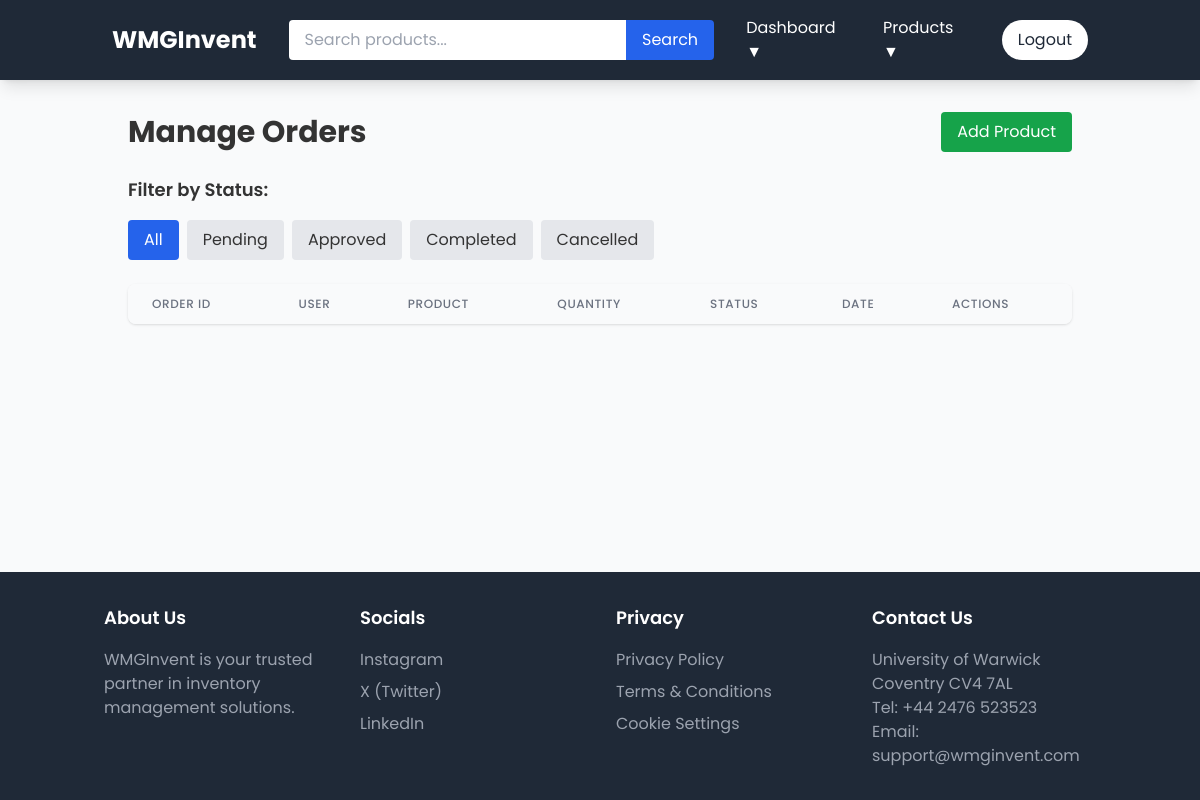
Before: /dashboard/orders (signed in) with the older database file.
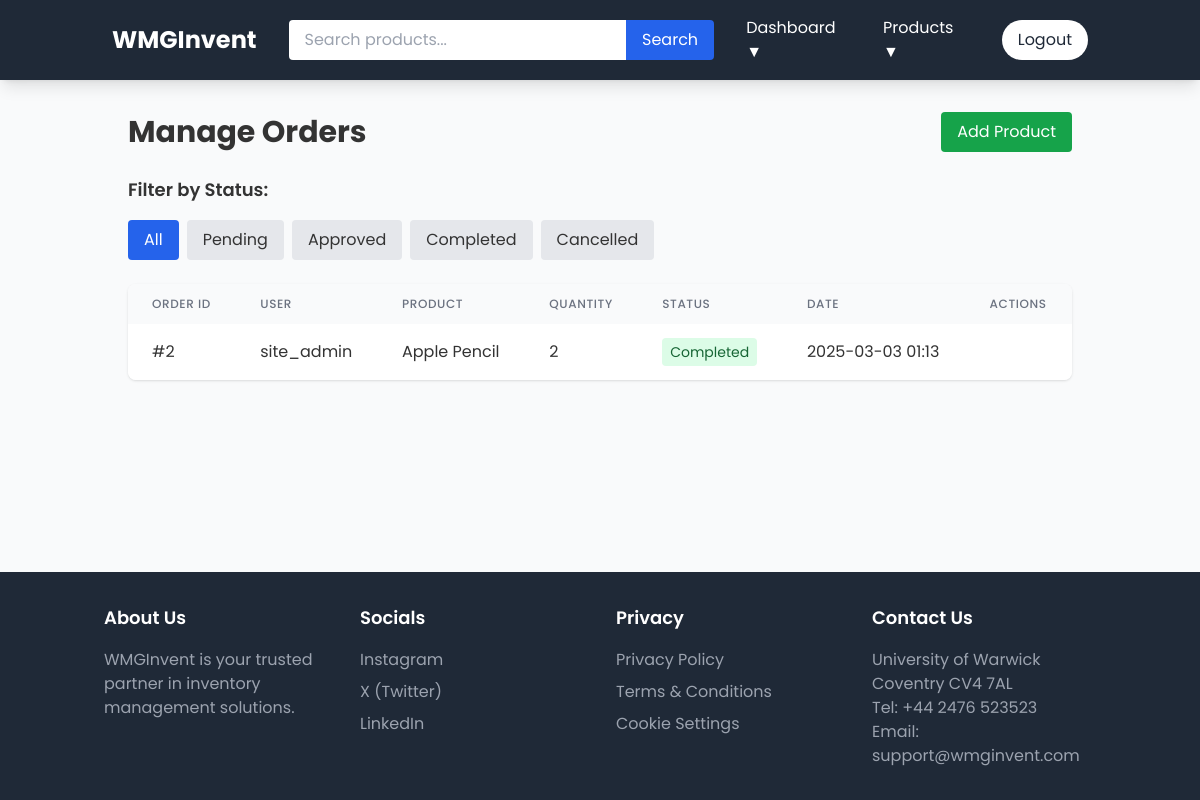
After: the same page with the newer database file.
### app/models/order.py (models this page shows, shortened)
class Order(db.Model):
    id = db.Column(db.Integer, primary_key=True)
    user_id = db.Column(db.Integer, db.ForeignKey('user.id'), nullable=False)      # Customer who placed the order
    product_id = db.Column(db.Integer, db.ForeignKey('product.id'), nullable=False) # Product being ordered
    quantity = db.Column(db.Integer, nullable=False)                               # Quantity ordered
    status = db.Column(db.String(20), default='pending')  # pending, approved, completed, cancelled
    created_at = db.Column(db.DateTime, default=datetime.utcnow)                   # When order was placed
    updated_at = db.Column(db.DateTime, default=datetime.utcnow, onupdate=datetime.utcnow) # Last status update
    user = db.relationship('User', backref='orders')      # Access orders via user.orders
    product = db.relationship('Product', backref='orders') # Access orders via product.orders

### app/models/user.py (models this page shows, shortened)
class User(UserMixin, db.Model):
    id = db.Column(db.Integer, primary_key=True)
    username = db.Column(db.String(64), unique=True, nullable=False)  # Unique username for login
    email = db.Column(db.String(120), unique=True, nullable=False)    # Unique email for contact
    password_hash = db.Column(db.String(128))                         # Securely stored password hash
    role = db.Column(db.String(20), nullable=False, default='user')   # Role-based access control
    def can_manage_stock(self):
        return self.role in ['admin', 'site_admin']
    def can_manage_users(self):
        return self.role == 'site_admin'
    def can_delete_orders(self):
        return self.role == 'site_admin'

### app/models/product.py (models this page shows, shortened)
class Product(db.Model):
    id = db.Column(db.Integer, primary_key=True)
    name = db.Column(db.String(128), nullable=False)                     # Product name (required)
    description = db.Column(db.Text)                                     # Product description
    price = db.Column(db.Float, nullable=False)                          # Product price (required)
    stock_level = db.Column(db.Integer, default=0)                       # Current inventory count
    min_stock_level = db.Column(db.Integer, default=10)                  # Threshold for reordering
    category_id = db.Column(db.Integer, db.ForeignKey('category.id'), nullable=False)  # Product category
    image_url = db.Column(db.String(512))                                # For storing direct image URLs
    created_at = db.Column(db.DateTime, default=datetime.utcnow)         # Creation timestamp
    updated_at = db.Column(db.DateTime, default=datetime.utcnow, onupdate=datetime.utcnow)  # Last update

### app/routes/admin.py (the view)
@bp.route('/orders')
@login_required
def orders():
    if not current_user.can_manage_stock():
        flash('You do not have permission to manage orders')
        return redirect(url_for('main.index'))
    status_filter = request.args.get('status')
    page = request.args.get('page', 1, type=int)
    query = Order.query
    if status_filter:
        query = query.filter_by(status=status_filter)
    orders = query.order_by(Order.created_at.desc()).paginate(page=page, per_page=20)
    return render_template('admin/orders.html', orders=orders)

### app/__init__.py (called while the page is built)
def create_app(config_class=Config):
    app = Flask(__name__)  # Use built-in static folder in app/static
    app.config.from_object(config_class)
    db.init_app(app)
    login_manager.init_app(app)
    migrate.init_app(app, db)
    csrf.init_app(app)
    login_manager.login_view = 'auth.login'
    login_manager.login_message_category = 'info'
    from app.models.category import Category
    @app.context_processor
    def inject_categories():
        return dict(categories=Category.query.all())
    from app.routes import auth, main, products, admin, orders, reorders
    app.register_blueprint(auth.bp)
    app.register_blueprint(main.bp)
    app.register_blueprint(products.bp)
    app.register_blueprint(admin.bp)
    app.register_blueprint(orders.bp)
    app.register_blueprint(reorders.bp)
    print(f"Static folder path: {app.static_folder}")
    return app

### app/models/user.py (called while the page is built)
@login_manager.user_loader
def load_user(id):
    return User.query.get(int(id))

### app/templates/admin/orders.html (shortened to what this page needs)
{% extends "base.html" %}
{% block content %}
<div class="container mx-auto px-4">
    <div class="flex justify-between items-center mb-6">
        <h1 class="text-3xl font-bold">Manage Orders</h1>
        <a href="{{ url_for('products.create') }}"
           class="bg-green-600 text-white px-4 py-2 rounded hover:bg-green-700">
            Add Product
        </a>
    </div>
    <div class="mb-6">
        <div class="flex flex-wrap gap-2">
            <h3 class="text-lg font-semibold w-full mb-2">Filter by Status:</h3>
            <a href="{{ url_for('admin.orders') }}"
               class="px-4 py-2 rounded {% if not request.args.get('status') %}bg-blue-600 text-white{% else %}bg-gray-200{% endif %}">
                All
            </a>
            {% for status in ['pending', 'approved', 'completed', 'cancelled'] %}
            <a href="{{ url_for('admin.orders', status=status) }}"
               class="px-4 py-2 rounded {% if request.args.get('status') == status %}bg-blue-600 text-white{% else %}bg-gray-200{% endif %}">
                {{ status|title }}
            </a>
            {% endfor %}
        </div>
    </div>
    <div class="bg-white rounded-lg shadow overflow-hidden">
        <table class="min-w-full">
            <thead class="bg-gray-50">
                <tr>
                    <th class="px-6 py-3 text-left text-xs font-medium text-gray-500 uppercase tracking-wider">Order ID</th>
                    <th class="px-6 py-3 text-left text-xs font-medium text-gray-500 uppercase tracking-wider">User</th>
                    <th class="px-6 py-3 text-left text-xs font-medium text-gray-500 uppercase tracking-wider">Product</th>
                    <th class="px-6 py-3 text-left text-xs font-medium text-gray-500 uppercase tracking-wider">Quantity</th>
                    <th class="px-6 py-3 text-left text-xs font-medium text-gray-500 uppercase tracking-wider">Status</th>
                    <th class="px-6 py-3 text-left text-xs font-medium text-gray-500 uppercase tracking-wider">Date</th>
                    <th class="px-6 py-3 text-left text-xs font-medium text-gray-500 uppercase tracking-wider">Actions</th>
                </tr>
            </thead>
            <tbody class="bg-white divide-y divide-gray-200">
                {% for order in orders.items %}
                <tr>
                    <td class="px-6 py-4 whitespace-nowrap">#{{ order.id }}</td>
                    <td class="px-6 py-4 whitespace-nowrap">{{ order.user.username }}</td>
                    <td class="px-6 py-4">{{ order.product.name }}</td>
                    <td class="px-6 py-4 whitespace-nowrap">{{ order.quantity }}</td>
                    <td class="px-6 py-4 whitespace-nowrap">
                        <span class="px-2 py-1 rounded text-sm
                            {% if order.status == 'pending' %}bg-yellow-100 text-yellow-800
                            {% elif order.status == 'approved' %}bg-blue-100 text-blue-800
                            {% elif order.status == 'completed' %}bg-green-100 text-green-800
                            {% else %}bg-red-100 text-red-800{% endif %}">
                            {{ order.status|title }}
                        </span>
                    </td>
                    <td class="px-6 py-4 whitespace-nowrap">{{ order.created_at.strftime('%Y-%m-%d %H:%M') }}</td>
                    <td class="px-6 py-4 whitespace-nowrap">
                    </td>
                </tr>
                {% endfor %}
            </tbody>
        </table>
    </div>
</div>
{% endblock %}

Changed rows visible on the page:
added Order: id "2", user.username "site_admin", product.name "Apple Pencil", quantity "2", status "Completed", created_at "2025-03-03 01:13"
